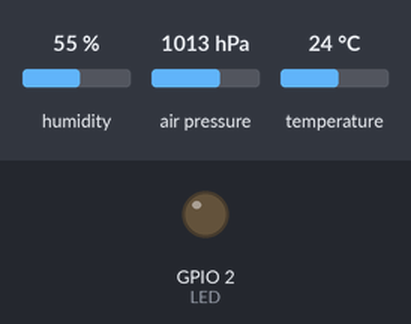
Bench run of a sketch on a simulated ESP8266 (NodeMCU). Shown: output pins drawn as LEDs (lit = HIGH). Inputs (shaded band) come from the test bench; at power-on: humidity 55 %, air pressure 1013 hPa, temperature 24 °C. WiFi joins after 1.5 s; servers stay silent unless stated; storage starts empty; no MQTT or app messages arrive unless stated; what the sketch prints to the serial monitor is not drawn.

Above: at 0.0 s.
At 2.6 s:
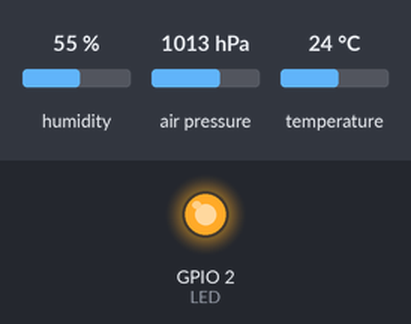
Timing chart, 0 to 4.1 s (numbered marks = the images above):
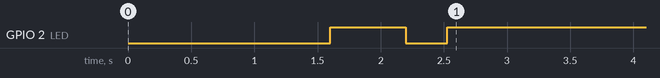

The sketch:

esp8266-bme280-json-wifimanager-custom-mqtt.ino
```cpp
#include <FS.h>
#include <ESP8266WiFi.h> // To connect to WiFi
#include <Wire.h>  // Only needed for Arduino 1.6.5 and earlier
#include <Adafruit_BME280.h> // BME280 sensor
#include <PubSubClient.h>
#include <WiFiManager.h>
#include <Ticker.h>
#include <ArduinoJson.h>
Ticker ticker;

#ifndef LED_BUILTIN
#define LED_BUILTIN 13 // ESP32 DOES NOT DEFINE LED_BUILTIN
#endif

#ifdef ESP32
  #include <SPIFFS.h>
#endif

// For LED ticker
int LED = LED_BUILTIN;

// Configure the BME280 sensor
#define SEALEVELPRESSURE_HPA (1035)
Adafruit_BME280 bme; // I2C

// Static IP address
char static_ip[16] = "192.168.1.148";
char static_gateway[16] = "192.168.1.254";
char static_subnet[16] = "255.255.255.0";

// MQTT credentials
char mqtt_server[40] = "192.168.1.24";
char client_id[30] = "dev-room";
char channel[10] = "homedev";
char level[20] = "upstairs";
char temp_calibration[6] = "5.57";
WiFiClient espClient;
PubSubClient client(espClient);

//flag for saving data
bool shouldSaveConfig = false;

//callback notifying us of the need to save config
void saveConfigCallback () {
  Serial.println("Should save config");
  shouldSaveConfig = true;
}

void tick()
{
  //toggle state
  digitalWrite(LED, !digitalRead(LED));     // set pin to the opposite state
}

//gets called when WiFiManager enters configuration mode
void configModeCallback (WiFiManager *myWiFiManager) {
  Serial.println("Entered config mode");
  Serial.println(WiFi.softAPIP());
  Serial.println(myWiFiManager->getConfigPortalSSID());
  ticker.attach(0.2, tick);
}

void setupSpiffs(){
  //read configuration from FS json
  Serial.println("");
  Serial.println("Mounting File system...");

  if (SPIFFS.begin()) {
    Serial.println("Mounted file system!");
    if (SPIFFS.exists("/config.json")) {
      //file exists, reading and loading
      Serial.println("Reading config file...");
      File configFile = SPIFFS.open("/config.json", "r");
      if (configFile) {
        Serial.println("Opened config file!");
        size_t size = configFile.size();
        // Allocate a buffer to store contents of the file.
        std::unique_ptr<char[]> buf(new char[size]);

        configFile.readBytes(buf.get(), size);
        DynamicJsonBuffer jsonBuffer;
        JsonObject& json = jsonBuffer.parseObject(buf.get());
        json.printTo(Serial);
        if (json.success()) {
          Serial.println("\nParsed json");

          strcpy(mqtt_server, json["mqtt_server"]);
          strcpy(client_id, json["client_id"]);
          strcpy(channel, json["channel"]);
          strcpy(level, json["level"]);
          strcpy(temp_calibration, json["temp_calibration"]);

          if(json["ip"]) {
            Serial.println("Setting custom IP from config");
            strcpy(static_ip, json["ip"]);
            strcpy(static_gateway, json["gateway"]);
            strcpy(static_subnet, json["subnet"]);
            Serial.println(static_ip);
          } else {
            Serial.println("No custom IP address in config");
          }

        } else {
          Serial.println("Failed to load json config!");
        }
      }
    }
  } else {
    Serial.println("Failed to mount file system!");
  }
}

void setup() {
  WiFi.mode(WIFI_STA);
  delay(1000);
  Serial.begin(115200);
  pinMode(LED, OUTPUT); // Set LED pin as output
  ticker.attach(0.6, tick);
  setupSpiffs();
  //WiFiManager
  WiFiManager wm;
  WiFiManagerParameter custom_mqtt_server("mqtt_server", "MQTT server", mqtt_server, 40);
  WiFiManagerParameter custom_client_id("client_id", "Name of this client", client_id, 30);
  WiFiManagerParameter custom_channel("channel", "MQTT channel", channel, 10);
  WiFiManagerParameter custom_level("level", "Floor in house", level, 20);
  WiFiManagerParameter custom_temp_calibration("temp_calibration", "Temperature calibration", temp_calibration, 6);
  wm.setSaveConfigCallback(saveConfigCallback);
  wm.addParameter(&custom_mqtt_server);
  wm.addParameter(&custom_client_id);
  wm.addParameter(&custom_channel);
  wm.addParameter(&custom_level);
  wm.addParameter(&custom_temp_calibration);
  // Set static IP address
  IPAddress _ip,_gateway,_subnet;
  _ip.fromString(static_ip);
  _gateway.fromString(static_gateway);
  _subnet.fromString(static_subnet);
  wm.setSTAStaticIPConfig(_ip, _gateway, _subnet);
  wm.setAPCallback(configModeCallback);
  if (!wm.autoConnect()) {
    Serial.println("Failed to connect and hit timeout");
    ESP.restart();
    delay(1000);
  }
  Serial.println("");
  Serial.print("WiFi connected with IP ");
  Serial.println(WiFi.localIP());
  ticker.detach();
  digitalWrite(LED, HIGH);  //LOW = LED on, HIGH = LED off
  // Read updated parameters
  strcpy(mqtt_server, custom_mqtt_server.getValue());
  strcpy(client_id, custom_client_id.getValue());
  strcpy(channel, custom_channel.getValue());
  strcpy(level, custom_level.getValue());
  strcpy(temp_calibration, custom_temp_calibration.getValue());
  // Save the custom parameters to file system
  if (shouldSaveConfig) {
    Serial.println("Saving config...");
    DynamicJsonBuffer jsonBuffer;
    JsonObject& json = jsonBuffer.createObject();
    json["mqtt_server"] = mqtt_server;
    json["client_id"] = client_id;
    json["channel"] = channel;
    json["level"] = level;
    json["temp_calibration"] = temp_calibration;
    json["ip"] = WiFi.localIP().toString();
    json["gateway"] = WiFi.gatewayIP().toString();
    json["subnet"] = WiFi.subnetMask().toString();
    File configFile = SPIFFS.open("/config.json", "w");
    if (!configFile) {
      Serial.println("Failed to open config file for writing!");
    }
    json.prettyPrintTo(Serial);
    json.printTo(configFile);
    configFile.close();
    Serial.println("Done saving!");
    //end save
    shouldSaveConfig = false;
  }
  client.setServer(mqtt_server, 1883);
  Serial.println("Connected to MQTT server: " + String(mqtt_server));
  Serial.println("");
  Serial.println("Initialising BME280 sensor...");
  Serial.println("");
  bool status;
  status = bme.begin(0x76);
  if (!status) {
    Serial.println("Could not find a valid BME280 sensor, check wiring!");
    while (1);
  }
  Serial.println("Found BME280 sensor!");
  // Set forced mode to BME280 to reduce heating issue
  bme.setSampling(Adafruit_BME280::MODE_FORCED,
                Adafruit_BME280::SAMPLING_X1, // temperature
                Adafruit_BME280::SAMPLING_X1, // pressure
                Adafruit_BME280::SAMPLING_X1, // humidity
                Adafruit_BME280::FILTER_OFF   );
}

void reconnect() {
  while (!client.connected()) {
    Serial.print("Attempting MQTT connection...");
    if (client.connect(client_id)) {
      Serial.println("Connected!");
    } else {
      Serial.print("Failed, rc=");
      Serial.print(client.state());
      Serial.println(" Try again in 5 seconds");
      delay(5000);
    }
  }
}

void loop() {
  if (!client.connected()) {
    reconnect();
  }
  // For temperature calibration
  char* tc = temp_calibration;
  char temp_calib_alt = (char)atoi(tc);
  float temp_calib = (float)temp_calib_alt;
  // Get sensor data from BME280 in forced mode to reduce heat from sensor
  bme.takeForcedMeasurement();
  float temperature = bme.readTemperature() - temp_calib; // Use WiFi Manager to add calibration value
  //float temperature = bme.readTemperature(); // Default
  float humidity = bme.readHumidity();
  float pressure = bme.readPressure() / 100.0F;
  float altitude = bme.readAltitude(SEALEVELPRESSURE_HPA);

  // Do JSON stuff
  StaticJsonBuffer<300> JSONbuffer;
  JsonObject& JSONencoder = JSONbuffer.createObject();

  // Start of JSON configuration options - use only one set!
  // Use below if EasyMQTT iOS app is not needed
  //JSONencoder["device"] = String(client_id);
  //JSONencoder["sensor"] = "BME280";
  //JSONencoder["level"] = String(level);
  //JSONencoder["temperature"] = temperature;
  //JSONencoder["humidity"] = humidity;
  //JSONencoder["pressure"] = pressure;
  //JSONencoder["altitude"] = altitude;

  // Use below if EasyMQTT iOS app IS needed
  JsonObject& JSONencoderNested = JSONencoder.createNestedObject(client_id);
  JSONencoderNested["temperature"] = temperature;
  JSONencoderNested["humidity"] = humidity;
  JSONencoderNested["pressure"] = pressure;
  JSONencoderNested["altitude"] = altitude;
  JSONencoder["device"] = String(client_id);
  JSONencoder["sensor"] = "BME280";
  JSONencoder["level"] = String(level);
  // End of JSON coniguration options - be sure to comment out one set!

  // Contiune to do JSON stuff
  char JSONmessageBuffer[200];
  JSONencoder.printTo(JSONmessageBuffer, sizeof(JSONmessageBuffer));

  // Send data to MQTT
  Serial.println("Sending message to MQTT topic..");
  Serial.println(JSONmessageBuffer);
  client.publish(channel, JSONmessageBuffer, true);
  Serial.println("Temperature, humidity, pressure and altitude data sent to MQTT server!");
  delay(60000);
}
```
